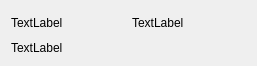
<?xml version="1.0" encoding="UTF-8"?>
<ui version="4.0">
 <class>WaterPump</class>
 <widget class="QWidget" name="WaterPump">
  <property name="geometry">
   <rect>
    <x>0</x>
    <y>0</y>
    <width>257</width>
    <height>66</height>
   </rect>
  </property>
  <property name="windowTitle">
   <string>Form</string>
  </property>
  <layout class="QGridLayout" name="gridLayout">
   <item row="0" column="0">
    <layout class="QVBoxLayout" name="verticalLayout" stretch="2,1">
     <item>
      <layout class="QHBoxLayout" name="horizontalLayout">
       <item>
        <widget class="QLabel" name="label">
         <property name="text">
          <string>TextLabel</string>
         </property>
        </widget>
       </item>
       <item>
        <widget class="QLabel" name="label_2">
         <property name="text">
          <string>TextLabel</string>
         </property>
        </widget>
       </item>
      </layout>
     </item>
     <item>
      <widget class="QLabel" name="label_3">
       <property name="text">
        <string>TextLabel</string>
       </property>
      </widget>
     </item>
    </layout>
   </item>
  </layout>
 </widget>
 <resources/>
 <connections/>
</ui>
